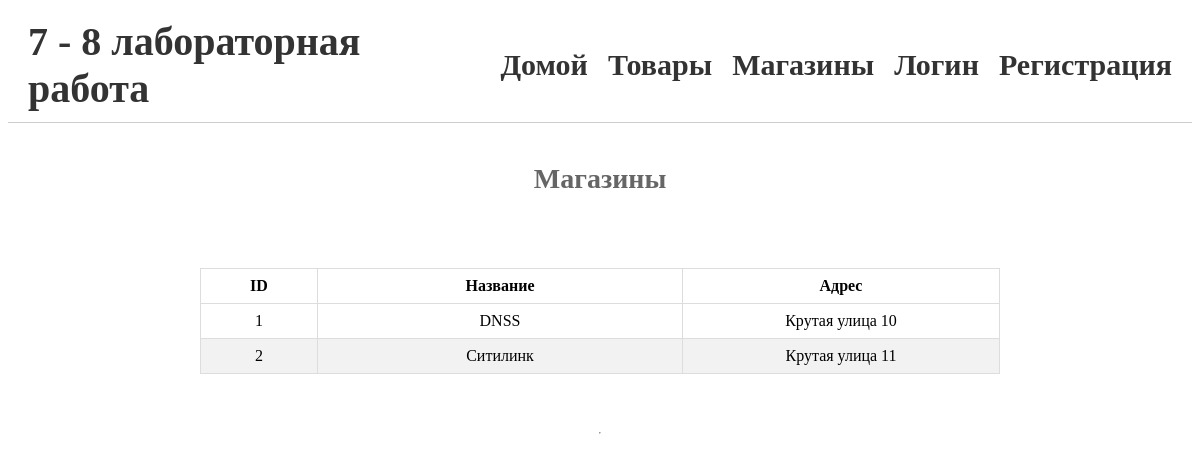
The page /stores/ on the database its author committed.
### polls/models.py (models this page shows, shortened)
class Store(models.Model):
    name = models.CharField(max_length=255)
    address = models.CharField(max_length=255)

### polls/views.py (the view)
# urls.py: path('stores/', store_list, name='store_list'),
def store_list(request):
    stores = Store.objects.all()
    form = StoreForm(request.POST or None)
    if form.is_valid():
        form.save()
        return redirect('store_list')
    return render(request, 'store_list.html', {'stores': stores, 'form': form})

### templates/store_list.html (shortened to what this page needs)
{% extends 'base.html' %}
{% block content %}
<h2>Магазины</h2>
<table>
    <thead>
    <tr>
        <th>ID</th>
        <th>Название</th>
        <th>Адрес</th>
    </tr>
    </thead>
    <tbody>
    {% for store in stores %}
    <tr>
        <td>{{ store.id }}</td>
        <td>{{ store.name }}</td>
        <td>{{ store.address }}</td>
    </tr>
    {% empty %}
    <tr>
        <td colspan="5">Таблица пустая</td>
    </tr>
    {% endfor %}
    </tbody>
</table>
<hr>
{% endblock %}

### polls/static/style.css (style rules this page uses)
h2 { font-size: 28px; color: #666; margin-top: 40px; }
table { border-collapse: collapse; width: 100%; max-width: 800px; margin: 50px auto; max-height: 200px; overflow-y: scroll; table-layout: fixed; }
thead { position: sticky; top: 0; background-color: #fff; }
td, th { border: 1px solid #ddd; padding: 8px; text-align: center; }
th:first-child, td:first-child { width: 100px; }
th:last-child, td:last-child { width: 300px; }
tr:nth-child(even) { background-color: #f2f2f2; }
table { animation: animateTable 1s ease; }

### rows shown on the page
Store: id "1", name "DNSS", address "Крутая улица 10"
Store: id "2", name "Ситилинк", address "Крутая улица 11"
